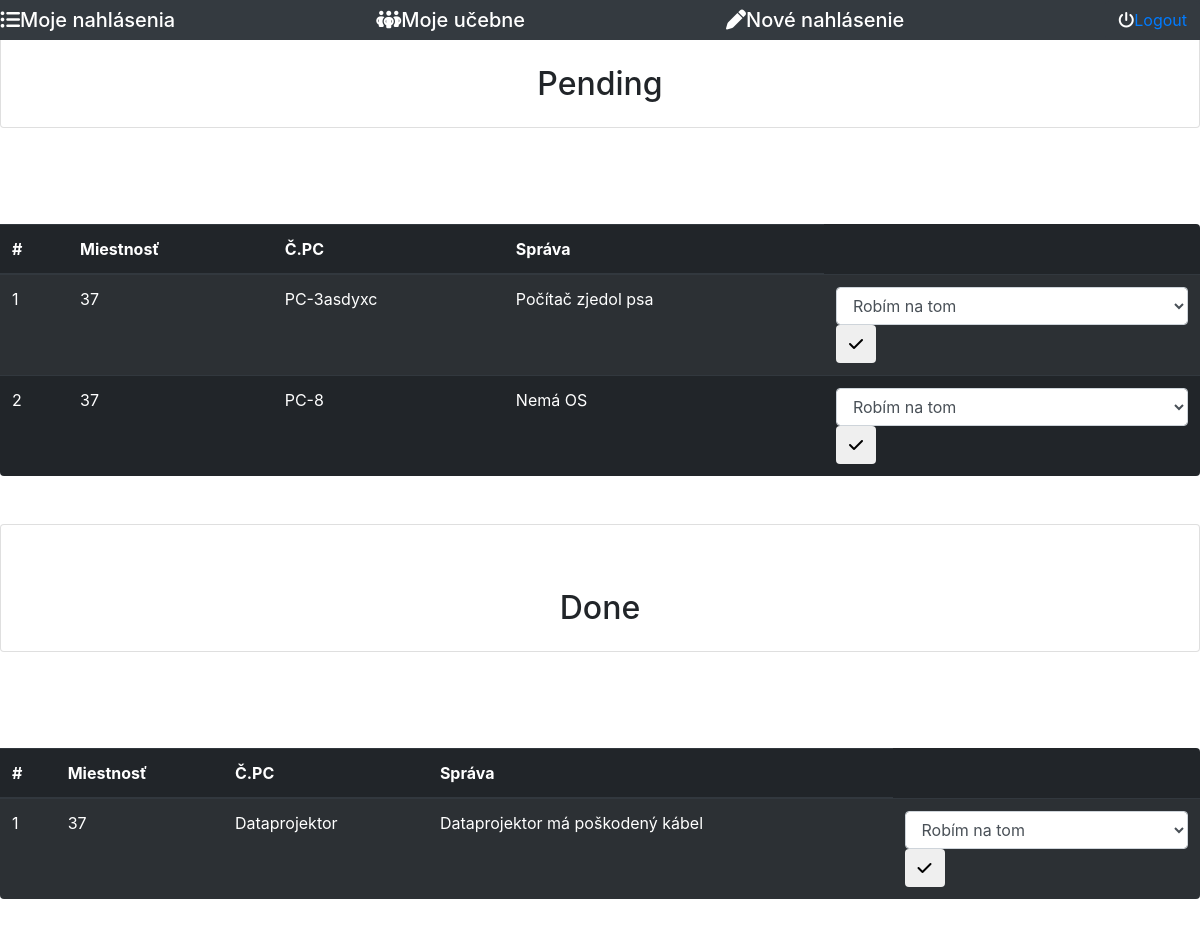
Page /frontend/selectedclassroom.php?id=1 (signed in) on the committed database.
### tables this page shows
CREATE TABLE `reports` (
  `id` int(11) NOT NULL,
  `message` varchar(500) DEFAULT NULL,
  `classroom_id` int(11) DEFAULT NULL,
  `user_id` int(11) DEFAULT NULL,
  `pcnumber` varchar(30) DEFAULT NULL,
  `report_status` int(11) DEFAULT 1
);

CREATE TABLE `classrooms` (
  `id` int(11) NOT NULL,
  `number` int(11) DEFAULT NULL
);

### frontend/selectedclassroom.php (the view, shortened to what this page needs)
<?php
require '../backend/loggedinstatus.php';
?>
<!DOCTYPE html>
<head>
    <link rel="stylesheet" href="https://cdn.jsdelivr.net/npm/bootstrap@4.0.0/dist/css/bootstrap.min.css">
</head>
<body>
<nav class="nav fixed-top navbar-dark bg-dark justify-content-between">
        <a class="navbar-brand mb-0 h1" href="reports.php"><i class="fa-solid fa-list-ul"></i>Moje nahlásenia</a>
        <a class="navbar-brand mb-0 h1" href="classrooms.php"><i class="fa-solid fa-people-group"></i>Moje učebne</a>
        <a class="navbar-brand mb-0 h1" href="reportform.php"><i class="fa-solid fa-pen"></i>Nové nahlásenie</a>
        <button class="btn btn-dark" name="logout"><i class="fa-solid fa-power-off"></i><a class="odhlasenie" href="../backend/logout.php">Logout</a></button>
</nav>
<div class="card shadow p-3 mb-5 bg-body rounded">
            <div class="mt-5">
                <h2 class="text-center">Pending</h2>
            </div>
        </div>
<div class="table-responsive">
        <table class="table table-dark table-striped table-hover mt-5 shadow p-3 mb-5 bg-body rounded">
            <thead class="thead-dark">
                <tr>
                    <th scope="col">#</th>
                    <th scope="col">Miestnosť</th>
                    <th scope="col">Č.PC</th>
                    <th scope="col">Správa</th>
                </tr>
            </thead>
            <tbody>
            <?php
                    $class_id = $_GET['id'];
                    $query = "SELECT classrooms.id, classrooms.number, reports.pcnumber, reports.message FROM reports LEFT JOIN classrooms ON reports.classroom_id = classrooms.id LEFT JOIN classrooms_admins ON classrooms_admins.classroom_id = reports.classroom_id  WHERE reports.classroom_id = $class_id AND (reports.report_status = 1 OR reports.report_status = 2)";
                    $result = mysqli_query($conn, $query);
                    $cislo = 1;
                    if(mysqli_num_rows($result) > 0)
                    {
                        foreach($result as $data)
                        {
                            ?>
                            <tr>
                                <td><?= $cislo; ?></td>
                                <td><?= $data['number']; ?></td>
                                <td><?= $data['pcnumber']; ?></td>
                                <td><?= $data['message']; ?></td>
                                <td>
                                    <form method="POST" action="../backend/update.php?id=<?= $data['id']; ?>">
                                    <select name="reportStatus" class="form-control" required>
                                    <option value="2">Robím na tom</option>
                                    </select>
                                    <button class="btn" name="update"><i class="fa-solid fa-check"></i></button>
                                    </form></td>
                            </tr>
                            <?php
                            $cislo = $cislo +1;
                        }
                    }
                    else
                    {
                        echo '<p class="alert alert-danger mt-1"> There are no pending reports <p>';
                    }
                ?>
            </tbody>
        </table>
        </div>
        <div class="card shadow p-3 mb-5 bg-body rounded">
            <div class="mt-5">
                <h2 class="text-center">Done</h2>
            </div>
        </div>
<div class="table-responsive">
        <table class="table table-dark table-striped table-hover mt-5 shadow p-3 mb-5 bg-body rounded">
            <thead class="thead-dark">
                <tr>
                    <th scope="col">#</th>
                    <th scope="col">Miestnosť</th>
                    <th scope="col">Č.PC</th>
                    <th scope="col">Správa</th>
                </tr>
            </thead>
            <tbody>
            <?php
                    $queue = "SELECT classrooms.id, classrooms.number, reports.pcnumber, reports.message FROM reports LEFT JOIN classrooms ON reports.classroom_id = classrooms.id LEFT JOIN classrooms_admins ON classrooms_admins.classroom_id = reports.classroom_id  WHERE reports.classroom_id = $class_id AND (reports.report_status = 3 OR reports.report_status = 4)";
                    $outcome = mysqli_query($conn, $queue);
                    $cislo = 1;
                    if(mysqli_num_rows($outcome) > 0)
                    {
                        foreach($outcome as $data)
                        {
                            ?>
                            <tr>
                                <td><?= $cislo; ?></td>
                                <td><?= $data['number']; ?></td>
                                <td><?= $data['pcnumber']; ?></td>
                                <td><?= $data['message']; ?></td>
                                <td>
                                    <form method="POST" action="../backend/update.php?id=<?= $data['id']; ?>">
                                    <select name="reportStatus" class="form-control" required>
                                    <option value="2">Robím na tom</option>
                                    </select>
                                    <button class="btn" name="update"><i class="fa-solid fa-check"></i></button>
                                    </form></td>
                            </tr>
                            <?php
                            $cislo = $cislo +1;
                        }
                    }
                    else
                    {
                        echo '<p class="alert alert-danger mt-1"> There are no finished reports <p>';
                    }
                ?>
            </tbody>
        </table>
        </div>
</body>
</html>

### rows in the picture
reports: classroom.number "37", pcnumber "PC-3asdyxc", message "Počítač zjedol psa"
reports: classroom.number "37", pcnumber "PC-8", message "Nemá OS"
reports: classroom.number "37", pcnumber "Dataprojektor", message "Dataprojektor má poškodený kábel"
